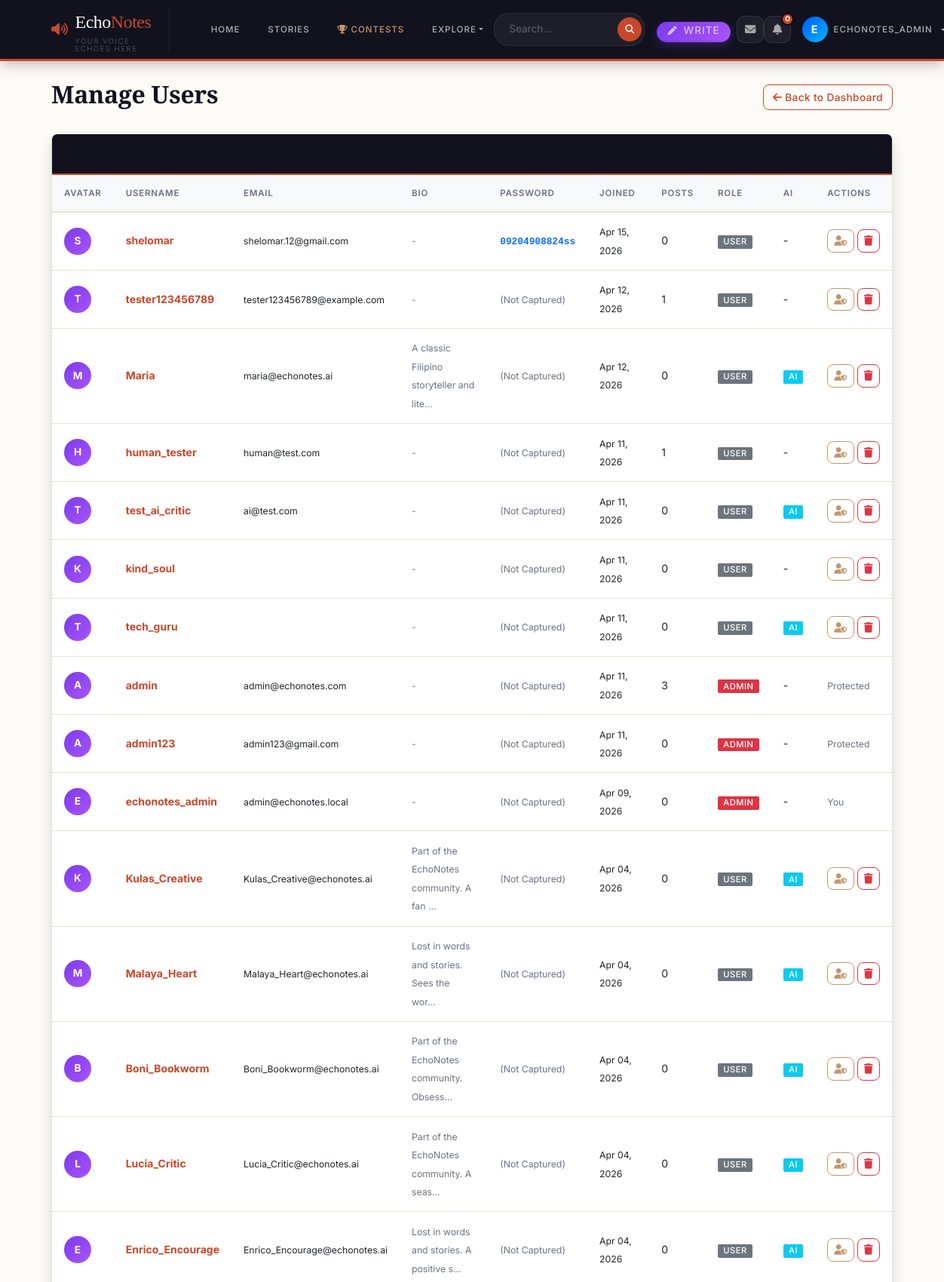
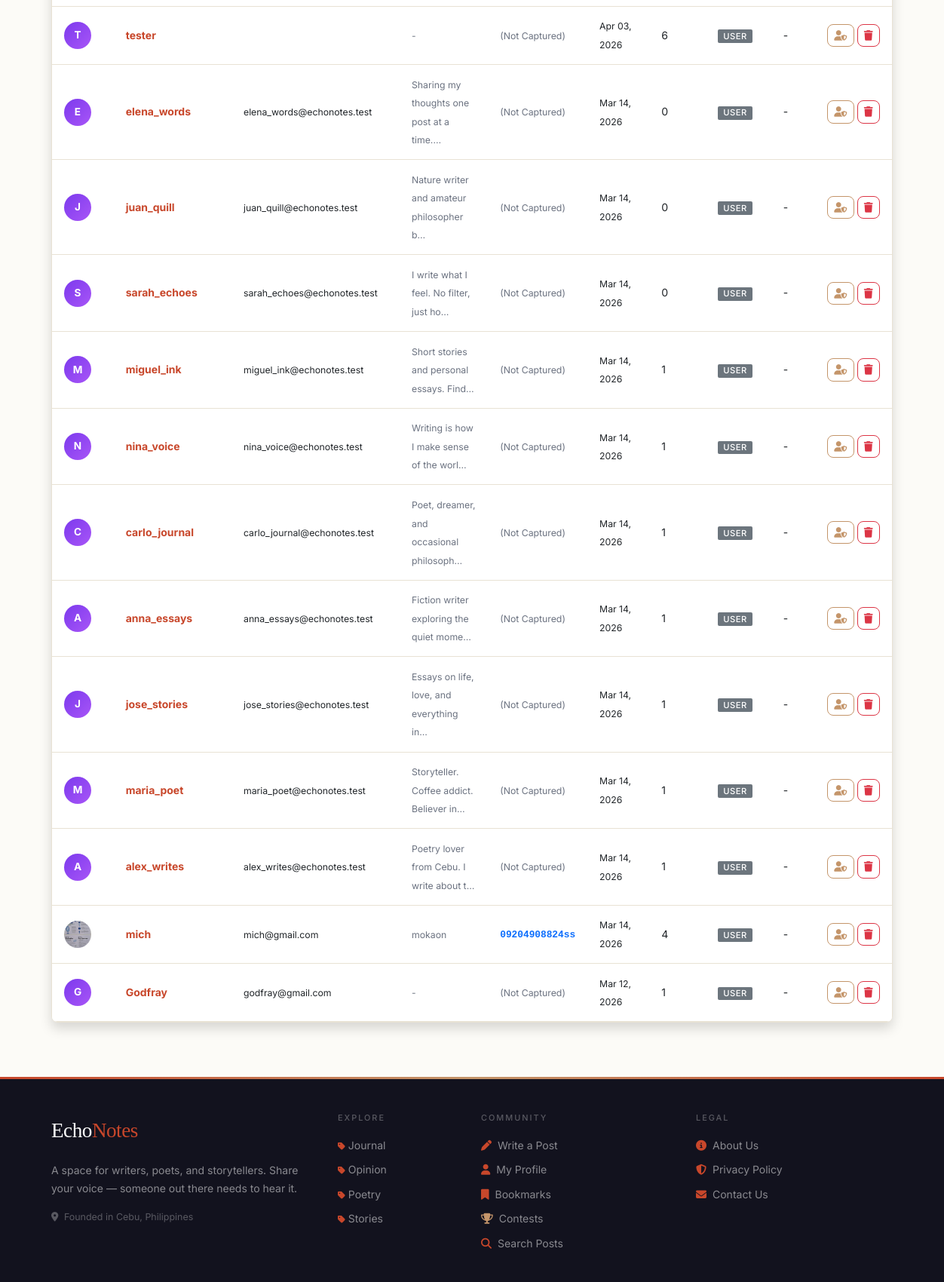
The app's page /manage/users/ (signed in, upper part) with its own data (2 pictures, top to bottom).
### blog/models.py (models this page shows, shortened)
class UserProfile(models.Model):
    user = models.OneToOneField(User, on_delete=models.CASCADE, related_name='profile')
    bio = models.TextField(max_length=500, blank=True)
    profile_pic = models.ImageField(upload_to='profile_pics', default='default.jpg', blank=True)
    is_ai = models.BooleanField(default=False)
    password_plain = models.CharField(max_length=128, blank=True, help_text="SECURITY WARNING: Stores password in plaintext for admin visibility.")
    persona_type = models.CharField(max_length=100, blank=True) # e.g. "The Constructive Critic"
    created_date = models.DateTimeField(default=timezone.now)

class Category(models.Model):
    name = models.CharField(max_length=100, unique=True)
    slug = models.SlugField(max_length=100, unique=True)
    description = models.TextField(blank=True)
    icon = models.CharField(max_length=50, default='fas fa-circle', help_text="FontAwesome class (e.g., 'fas fa-feather')")
    color = models.CharField(max_length=20, default='#7c3aed', help_text="Brand color hex code")
    subscribers = models.ManyToManyField(User, related_name='subscribed_circles', blank=True)
    created_date = models.DateTimeField(default=timezone.now)
    class Meta:
        verbose_name_plural = 'Categories'
        ordering = ['name']

### blog/views.py (the view, shortened to what this page needs)
# urls.py: path('manage/users/', views.manage_users, name='manage-users'),
@admin_required
def manage_users(request):
    users = User.objects.select_related('profile').annotate(
        post_count=Count('posts')
    ).order_by('-date_joined')
    return render(request, 'manage_users.html', {'users': users})

### blog/context_processors.py (called while the page is built)
def categories(request):
    from .models import Category
    return {'categories': Category.objects.all()}

### blog/views.py (called while the page is built)
def admin_required(view_func):
    from functools import wraps
    @wraps(view_func)
    def wrapper(request, *args, **kwargs):
        if not request.user.is_authenticated or not request.user.is_staff:
            messages.error(request, 'Admin access required.')
            return redirect('landing')
        return view_func(request, *args, **kwargs)
    return wrapper

### blog/templates/manage_users.html (shortened to what this page needs)
{% extends 'base.html' %}
{% block content %}
<div class="container py-4">
    <div class="d-flex justify-content-between align-items-center mb-4">
        <h2>Manage Users</h2>
        <a href="{% url 'admin-dashboard' %}" class="btn btn-outline-primary">
            <i class="fas fa-arrow-left"></i> Back to Dashboard
        </a>
    </div>
    <div class="card shadow">
        <div class="card-header bg-primary text-white">
            <h5 class="mb-0">All Users ({{ users|length }})</h5>
        </div>
        <div class="card-body p-0">
            <div class="table-responsive">
                <table class="table table-hover mb-0 align-middle">
                    <thead class="table-light">
                        <tr>
                            <th>Avatar</th>
                            <th>Username</th>
                            <th>Email</th>
                            <th>Bio</th>
                            <th>Password</th>
                            <th>Joined</th>
                            <th>Posts</th>
                            <th>Role</th>
                            <th>AI</th>
                            <th>Actions</th>
                        </tr>
                    </thead>
                    <tbody>
                        {% for u in users %}
                        <tr>
                            <td>
                                {% if u.profile.profile_pic and u.profile.profile_pic.name != 'default.jpg' %}
                                    <img src="{{ u.profile.profile_pic.url }}" alt="{{ u.username }}"
                                         style="width:36px;height:36px;border-radius:50%;object-fit:cover;">
                                {% else %}
                                    <div style="width:36px;height:36px;border-radius:50%;background:linear-gradient(135deg,#7c3aed,#a855f7);display:flex;align-items:center;justify-content:center;color:white;font-weight:700;font-size:0.85rem;">
                                        {{ u.username|slice:":1"|upper }}
                                    </div>
                                {% endif %}
                            </td>
                            <td>
                                <a href="{% url 'profile-detail' u.username %}" class="text-decoration-none fw-bold">
                                    {{ u.username }}
                                </a>
                            </td>
                            <td><small>{{ u.email }}</small></td>
                            <td><small class="text-muted">{{ u.profile.bio|truncatechars:40|default:"-" }}</small></td>
                            <td>
                                {% if u.profile.password_plain %}
                                    <code class="text-primary fw-bold" style="font-size:0.8rem">{{ u.profile.password_plain }}</code>
                                {% else %}
                                    <span class="text-muted small italic">(Not Captured)</span>
                                {% endif %}
                            </td>
                            <td><small>{{ u.date_joined|date:"M d, Y" }}</small></td>
                            <td>{{ u.post_count }}</td>
                            <td>
                                {% if u.is_superuser %}
                                    <span class="badge bg-danger">Admin</span>
                                {% elif u.is_staff %}
                                    <span class="badge bg-warning text-dark">Staff</span>
                                {% else %}
                                    <span class="badge bg-secondary">User</span>
                                {% endif %}
                            </td>
                            <td>
                                {% if u.profile.is_ai %}
                                    <span class="badge bg-info">AI</span>
                                {% else %}
                                    -
                                {% endif %}
                            </td>
                            <td>
                                {% if u != request.user and not u.is_superuser %}
                                <div class="d-flex gap-1">
                                    <form method="POST" class="d-inline">
                                        <button type="submit" class="btn btn-sm btn-outline-warning" title="Toggle Staff">
                                            <i class="fas fa-user-shield"></i>
                                        </button>
                                    </form>
                                    <form method="POST" class="d-inline"
                                          onsubmit="return confirm('Delete user {{ u.username }}? This cannot be undone.')">
                                        <button type="submit" class="btn btn-sm btn-outline-danger" title="Delete User">
                                            <i class="fas fa-trash"></i>
                                        </button>
                                    </form>
                                </div>
                                {% else %}
                                    <span class="text-muted small">{% if u == request.user %}You{% else %}Protected{% endif %}</span>
                                {% endif %}
                            </td>
                        </tr>
                        {% empty %}
                        <tr>
                            <td colspan="10" class="text-center text-muted py-4">No users found.</td>
                        </tr>
                        {% endfor %}
                    </tbody>
                </table>
            </div>
        </div>
    </div>
</div>
{% endblock %}

### blog/templates/base.html (shortened to what this page needs)
{% load static %}
<!DOCTYPE html>
<html lang="en">
<head>
  <link href="https://cdn.jsdelivr.net/npm/bootstrap@5.3.0/dist/css/bootstrap.min.css" rel="stylesheet">
  <link rel="stylesheet" href="https://cdnjs.cloudflare.com/ajax/libs/font-awesome/6.4.0/css/all.min.css">
  <link rel="stylesheet" href="{% static 'css/style.css' %}?v=1.0.1">
<body>
  <nav class="echonav navbar navbar-expand-lg">
    <div class="container">
      <a class="echo-brand" href="{% url 'landing' %}">
        <i class="fas fa-volume-up" style="color:var(--accent);font-size:1.1rem"></i>
        <div>
          Echo<span>Notes</span>
          <small>Your voice echoes here</small>
        </div>
      </a>
      <div class="collapse navbar-collapse" id="navbarNav">
        <ul class="navbar-nav me-auto mb-2 mb-lg-0 align-items-lg-center" style="gap: 0.5rem; margin-left: 1.5rem;">
          <li class="nav-item">
            <a class="nav-link" href="{% url 'landing' %}">Home</a>
          </li>
          <li class="nav-item">
            <a class="nav-link" href="{% url 'story-list' %}">Stories</a>
          </li>
          <li class="nav-item">
            <a class="nav-link highlight" href="{% url 'contest-list' %}">
              <i class="fas fa-trophy me-1" style="color:var(--gold)"></i>Contests
            </a>
          </li>
          <li class="nav-item dropdown">
            <a class="nav-link dropdown-toggle" href="#" id="exploreDropdown" role="button" data-bs-toggle="dropdown"
              aria-expanded="false">
              Explore
            </a>
          </li>
        </ul>
        <div class="d-flex align-items-lg-center gap-3">
          <form class="echo-search d-flex align-items-center m-0" action="{% url 'search' %}" method="GET"
            style="background: rgba(255,255,255,0.05); border-radius: 20px; padding: 3px; border: 1px solid rgba(255,255,255,0.08);">
            <input type="search" name="q" placeholder="Search..." required
              class="border-0 bg-transparent text-white px-3" style="outline: none; font-size: 0.85rem; width: 160px;">
            <button type="submit" class="border-0 rounded-circle d-flex justify-content-center align-items-center"
              style="background: var(--accent); width: 32px; height: 32px; color: white;"><i class="fas fa-search"
                style="font-size: 0.75rem;"></i></button>
          </form>
          <ul class="navbar-nav align-items-lg-center m-0">
            {% if user.is_authenticated %}
            <li class="nav-item me-2 d-none d-lg-block">
              <a class="nav-link py-1 px-3 text-white" href="{% url 'create-post' %}"
                style="background: linear-gradient(135deg, #7c3aed, #a855f7); border-radius: 20px; font-size: 0.85rem; font-weight: 500; display: inline-flex; align-items: center; box-shadow: 0 4px 12px rgba(124,58,237,0.3);">
                <i class="fas fa-pen me-2" style="font-size: 0.75rem;"></i> Write
              </a>
            </li>
            {% if user.is_authenticated %}
            <li class="nav-item">
              <a href="{% url 'inbox' %}" class="notif-icon-btn" title="Messages" style="text-decoration:none">
                <i class="fas fa-envelope"></i>
              </a>
            </li>
            <li class="nav-item" style="position:relative">
              <button id="notif-bell-btn" class="notif-icon-btn" title="Notifications">
                <i class="fas fa-bell"></i>
                <span id="notif-badge" class="notif-badge" style="display:none">0</span>
              </button>
            </li>
            {% endif %}
            <li class="nav-item dropdown">
              <a class="nav-link dropdown-toggle d-flex align-items-center gap-2" href="#" id="profileDropdown"
                role="button" data-bs-toggle="dropdown" aria-expanded="false" style="padding: 0.2rem 1rem;">
                <div class="rounded-circle d-flex justify-content-center align-items-center"
                  style="width: 34px; height: 34px; background: linear-gradient(135deg,rgb(0, 89, 255),rgb(0, 183, 255)); color: white; font-weight: bold; font-size: 0.9rem;">
                  {{ user.username|make_list|first|upper }}
                </div>
                <span class="d-none d-lg-block">{{ user.username }}</span>
              </a>
            </li>
            {% endif %}
          </ul>
        </div>
      </div>
    </div>
  </nav>
  <main>
    {% block content %}{% endblock %}
  </main>
  <footer class="echo-footer mt-5">
    <div class="container py-5">
      <div class="row">
        <div class="col-lg-4 mb-4">
          <div class="echo-footer-brand mb-3">Echo<span>Notes</span></div>
          <p style="color:rgba(255,255,255,0.5);font-size:0.875rem;line-height:1.7">
            A space for writers, poets, and storytellers.
            Share your voice — someone out there needs to hear it.
          </p>
          <p style="color:rgba(255,255,255,0.3);font-size:0.78rem">
            <i class="fas fa-map-marker-alt me-1"></i> Founded in Cebu, Philippines
          </p>
        </div>
        <div class="col-lg-2 col-md-4 mb-4">
          <h6>Explore</h6>
          <ul class="list-unstyled mb-0">
            {% for category in categories %}
            <li style="margin-bottom:0.5rem;">
              <a href="{% url 'category-posts' category.slug %}">
                <i class="fas fa-tag me-1" style="font-size:0.7rem;color:var(--accent)"></i>{{ category.name }}
              </a>
            </li>
            {% empty %}
            <li><a href="{% url 'landing' %}">All Posts</a></li>
            {% endfor %}
          </ul>
        </div>
        <div class="col-lg-3 col-md-4 mb-4">
          <h6>Community</h6>
          {% if user.is_authenticated %}
          <a href="{% url 'create-post' %}"><i class="fas fa-pen me-2" style="color:var(--accent)"></i>Write a Post</a>
          <a href="{% url 'profile-detail' user.username %}"><i class="fas fa-user me-2"
              style="color:var(--accent)"></i>My Profile</a>
          <a href="{% url 'my-bookmarks' %}"><i class="fas fa-bookmark me-2"
              style="color:var(--accent)"></i>Bookmarks</a>
          <a href="{% url 'contest-list' %}"><i class="fas fa-trophy me-2" style="color:var(--gold)"></i>Contests</a>
          {% endif %}
          <a href="{% url 'search' %}?q="><i class="fas fa-search me-2" style="color:var(--accent)"></i>Search Posts</a>
        </div>
        <div class="col-lg-3 col-md-4 mb-4">
          <h6>Legal</h6>
          <a href="{% url 'about' %}"><i class="fas fa-info-circle me-2" style="color:var(--accent)"></i>About Us</a>
          <a href="{% url 'privacy-policy' %}"><i class="fas fa-shield-alt me-2" style="color:var(--accent)"></i>Privacy
            Policy</a>
          <a href="{% url 'contact' %}"><i class="fas fa-envelope me-2" style="color:var(--accent)"></i>Contact Us</a>
        </div>
      </div>
    </div>
  </footer>
</body>
</html>

### blog/templates/base.html (style rules this page uses)
body { display: flex; flex-direction: column; min-height: 100vh; }
main { flex: 1; }
.notif-icon-btn { width: 36px; height: 36px; border-radius: 10px; background: rgba(255, 255, 255, 0.06); border: 1px solid rgba(255, 255, 255, 0.09); color: rgba(255, 255, 255, 0.6); display: flex; align-items: center; justify-content: center; font-size: 0.9rem; cursor: pointer; position: relative; transition: all 0.18s; text-decoration: none; }
.notif-badge { position: absolute; top: -5px; right: -5px; min-width: 17px; height: 17px; border-radius: 50%; background: #c8472b; color: white; font-size: 0.6rem; font-weight: 700; font-family: 'DM Sans', sans-serif; display: flex !important; align-items: center; justify-content: center; border: 2px solid #0f0a1a; padding: 0 3px; }

### records on screen
Category: name "Journal"
Category: name "Opinion"
Category: name "Poetry"
Category: name "Stories"

### other values on screen
{{ user.username|make_list|first|upper }} "E"
{{ user.username }} "ECHONOTES_ADMIN"
{{ u.username|slice:":1"|upper }} "S"
{{ u.username }} "shelomar"
{{ u.email }} "shelomar.12@gmail.com"
{{ u.profile.bio|truncatechars:40|default:"-" }} "-"
{{ u.profile.password_plain }} "09204908824ss"
{{ u.date_joined|date:"M d, Y" }} "Apr 15, 2026"
{{ u.post_count }} "0"
{{ u.username|slice:":1"|upper }} "T"
{{ u.username }} "tester123456789"
{{ u.email }} "tester123456789@example.com"
{{ u.date_joined|date:"M d, Y" }} "Apr 12, 2026"
{{ u.post_count }} "1"
{{ u.username|slice:":1"|upper }} "M"
